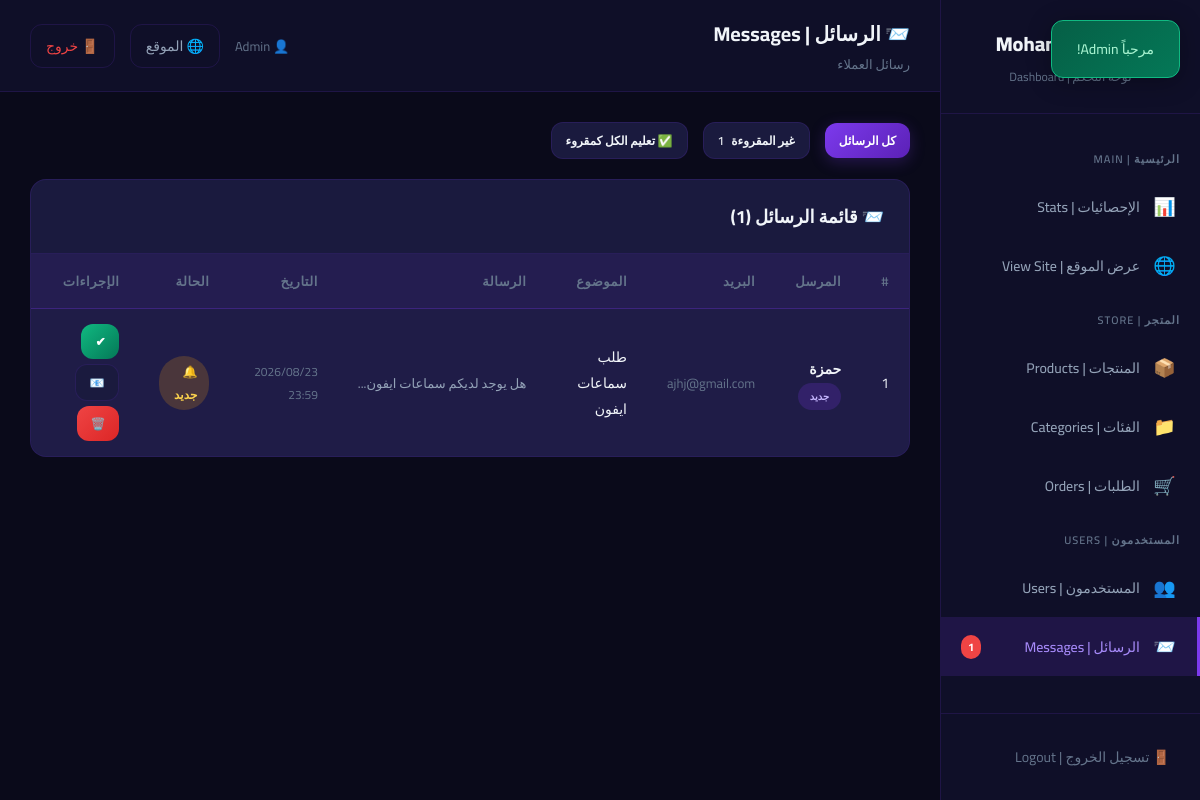
Page /admin/messages.php (signed in) on the committed database.
### tables this page shows
CREATE TABLE `messages` (
  `id` int(11) NOT NULL,
  `name` varchar(100) NOT NULL,
  `email` varchar(150) NOT NULL,
  `subject` varchar(255) DEFAULT NULL,
  `message` text NOT NULL,
  `is_read` tinyint(1) DEFAULT 0,
  `created_at` timestamp NOT NULL DEFAULT current_timestamp()
);

### includes/functions.php (called while the page is built, shortened)
<?php
function sanitize($data) {
    return htmlspecialchars(trim($data), ENT_QUOTES, 'UTF-8');
}
?>

### admin/messages.php (the view, shortened to what this page needs)
<?php
require_once '../includes/functions.php';
$filter       = sanitize($_GET['filter'] ?? '');
$where = $filter === 'unread' ? "WHERE is_read = 0" : "";
$messages = $conn->query("SELECT * FROM messages $where ORDER BY created_at DESC");
$unread   = $conn->query("SELECT COUNT(*) as c FROM messages WHERE is_read = 0")->fetch_assoc()['c'];
require_once 'includes/admin_header.php';
?>
<div style="display:flex;gap:1.5rem;margin-bottom:2rem;align-items:center;flex-wrap:wrap;">
    <a href="messages.php" class="btn <?= !$filter ? 'btn-primary' : 'btn-secondary' ?> btn-sm">كل الرسائل</a>
    <a href="messages.php?filter=unread" class="btn <?= $filter === 'unread' ? 'btn-primary' : 'btn-secondary' ?> btn-sm">
        غير المقروءة <?php if($unread): ?><span class="nav-badge"><?= $unread ?></span><?php endif; ?>
    </a>
    <?php if($unread > 0): ?>
    <a href="messages.php?readall=1" class="btn btn-secondary btn-sm">✅ تعليم الكل كمقروء</a>
    <?php endif; ?>
</div>
<div class="admin-table-card">
    <div class="table-header">
        <h3>📨 قائمة الرسائل (<?= $messages->num_rows ?>)</h3>
    </div>
    <table class="admin-table">
        <thead>
            <tr>
                <th>#</th>
                <th>المرسل</th>
                <th>البريد</th>
                <th>الموضوع</th>
                <th>الرسالة</th>
                <th>التاريخ</th>
                <th>الحالة</th>
                <th>الإجراءات</th>
            </tr>
        </thead>
        <tbody>
            <?php if($messages->num_rows > 0): ?>
            <?php while($m = $messages->fetch_assoc()): ?>
            <tr style="<?= !$m['is_read'] ? 'background:rgba(124,58,237,0.05);' : '' ?>">
                <td><?= $m['id'] ?></td>
                <td>
                    <strong><?= sanitize($m['name']) ?></strong>
                    <?php if(!$m['is_read']): ?><br><span class="badge badge-primary" style="font-size:1rem;">جديد</span><?php endif; ?>
                </td>
                <td style="font-size:1.3rem;color:var(--text-muted);"><?= sanitize($m['email']) ?></td>
                <td><?= sanitize($m['subject'] ?: '—') ?></td>
                <td style="max-width:25rem;">
                    <div style="position:relative;">
                        <p style="font-size:1.3rem;color:var(--text-secondary);white-space:nowrap;overflow:hidden;text-overflow:ellipsis;max-width:25rem;" title="<?= sanitize($m['message']) ?>">
                            <?= sanitize(substr($m['message'], 0, 80)) ?>...
                        </p>
                    </div>
                </td>
                <td style="color:var(--text-muted);font-size:1.2rem;"><?= date('Y/m/d H:i', strtotime($m['created_at'])) ?></td>
                <td>
                    <span class="badge <?= $m['is_read'] ? 'badge-success' : 'badge-warning' ?>">
                        <?= $m['is_read'] ? '✅ مقروء' : '🔔 جديد' ?>
                    </span>
                </td>
                <td>
                    <div style="display:flex;gap:0.5rem;flex-wrap:wrap;">
                        <?php if(!$m['is_read']): ?>
                        <a href="messages.php?read=<?= $m['id'] ?>" class="btn btn-success btn-sm" title="تعليم كمقروء">✔</a>
                        <?php endif; ?>
                        <a href="mailto:<?= sanitize($m['email']) ?>?subject=Re: <?= urlencode($m['subject'] ?: 'رد على رسالتك') ?>" class="btn btn-secondary btn-sm" title="رد">📧</a>
                        <a href="messages.php?delete=<?= $m['id'] ?>" class="btn btn-danger btn-sm" onclick="return confirm('هل تريد حذف هذه الرسالة؟')" title="حذف">🗑️</a>
                    </div>
                </td>
            </tr>
            <?php endwhile; ?>
            <?php else: ?>
            <tr><td colspan="8"><div class="admin-empty"><div class="empty-icon">📭</div><p>لا توجد رسائل</p></div></td></tr>
            <?php endif; ?>
        </tbody>
    </table>
</div>
</div></main>
</body></html>

### css/admin.css (style rules this page uses)
:root { --admin-bg: #0a0a1a; --admin-sidebar: #0f0f28; --admin-card: #1a1a3e; --admin-card-hover: #212150; --admin-border: rgba(124, 58, 237, 0.15); --primary: #7c3aed; --primary-light: #a78bfa; --primary-dark: #5b21b6; --primary-glow: rgba(124, 58, 237, 0.25); --secondary: #06b6d4; --success: #10b981; --warning: #f59e0b; --danger: #ef4444; --text-primary: #f1f5f9; --text-secondary: #94a3b8; --text-muted: #64748b; --radius: 12px; --radius-lg: 16px; --shadow: 0 4px 24px rgba(0,0,0,0.3); --transition: all 0.3s cubic-bezier(0.4,0,0.2,1); --sidebar-width: 260px; }
*, *::before, *::after { margin:0; padding:0; box-sizing:border-box; }
html { font-size: 62.5%; }
body { font-family: 'Cairo', 'Inter', sans-serif; font-size:1.5rem; background:var(--admin-bg); color:var(--text-primary); min-height:100vh; display:flex; }
.admin-table-card { background: var(--admin-card); border: 1px solid var(--admin-border); border-radius: var(--radius-lg); overflow: hidden; margin-bottom: 3rem; }
.table-header { padding: 2rem 2.5rem; border-bottom: 1px solid var(--admin-border); display: flex; align-items: center; justify-content: space-between; flex-wrap: wrap; gap: 1rem; }
.table-header h3 { font-size: 1.8rem; font-weight: 700; }
.admin-table { width: 100%; border-collapse: collapse; }
.admin-table th { background: rgba(124,58,237,0.1); padding: 1.5rem 2rem; text-align: right; font-size: 1.3rem; color: var(--text-muted); font-weight: 600; text-transform: uppercase; letter-spacing: 0.5px; white-space: nowrap; border-bottom: 1px solid var(--admin-border); }
.admin-table td { padding: 1.5rem 2rem; border-bottom: 1px solid rgba(255,255,255,0.04); font-size: 1.4rem; vertical-align: middle; }
.admin-table tr:last-child td { border-bottom: none; }
.badge { display: inline-block; padding: 0.4rem 1.2rem; border-radius: 50px; font-size: 1.2rem; font-weight: 600; }
.badge-warning { background: rgba(245,158,11,0.2); color: #fcd34d; }
.badge-primary { background: rgba(124,58,237,0.2); color: #c4b5fd; }
.btn { display:inline-flex; align-items:center; justify-content:center; gap:0.7rem; padding:1rem 2rem; border-radius:var(--radius); font-size:1.4rem; font-weight:600; cursor:pointer; transition:var(--transition); border:none; text-decoration:none; white-space:nowrap; }
.btn-primary { background:linear-gradient(135deg,var(--primary),var(--primary-dark)); color:#fff; box-shadow:0 4px 15px var(--primary-glow); }
.btn-success { background:linear-gradient(135deg,var(--success),#047857); color:#fff; }
.btn-danger { background:linear-gradient(135deg,var(--danger),#dc2626); color:#fff; }
.btn-secondary { background:var(--admin-card); color:var(--text-primary); border:1px solid var(--admin-border); }
.btn-sm { padding:0.6rem 1.4rem; font-size:1.2rem; }

### rows in the picture
messages: id "1", name "حمزة", is_read "جديد", email "ajhj@gmail.com", subject "طلب سماعات ايفون", message "هل يوجد لديكم سماعات ايفون", created_at "2026/08/23 23:59"

### other values in the picture
$flash['message'] "مرحباً Admin!"
$unreadMsg "1"
$pageTitle "📨 الرسائل | Messages"
$pageSubtitle "رسائل العملاء"
$_SESSION['user_name'] "Admin"
$unread "1"
$messages->num_rows "1"
